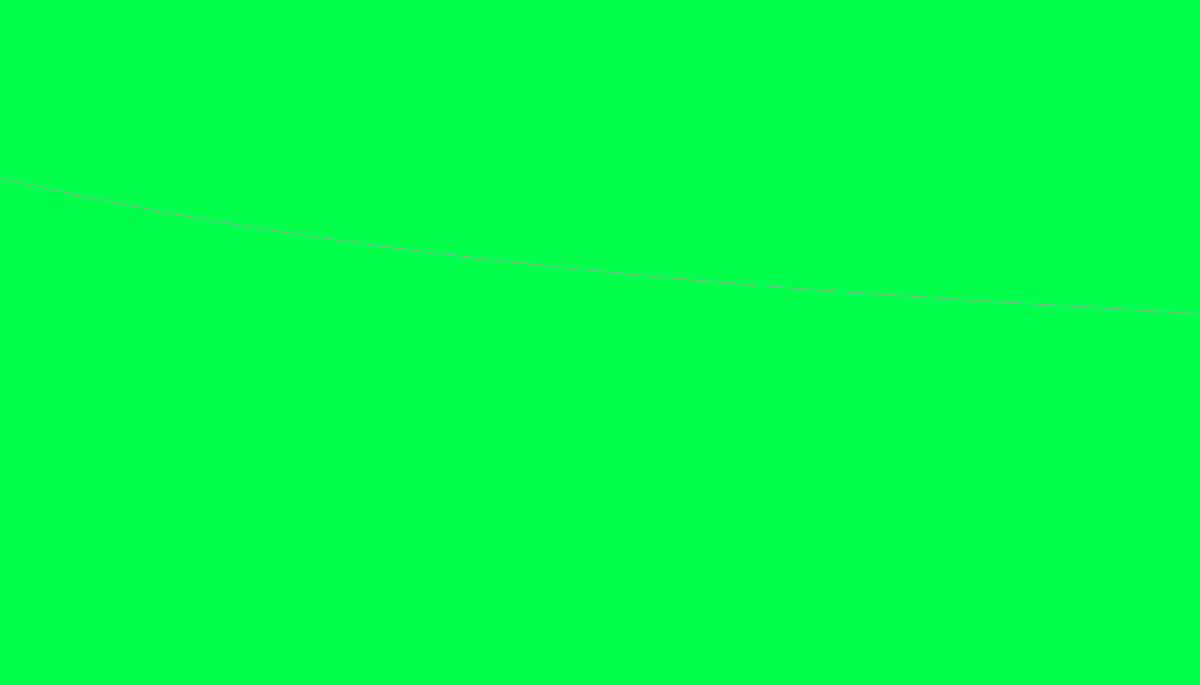
Frame 1 (no input)
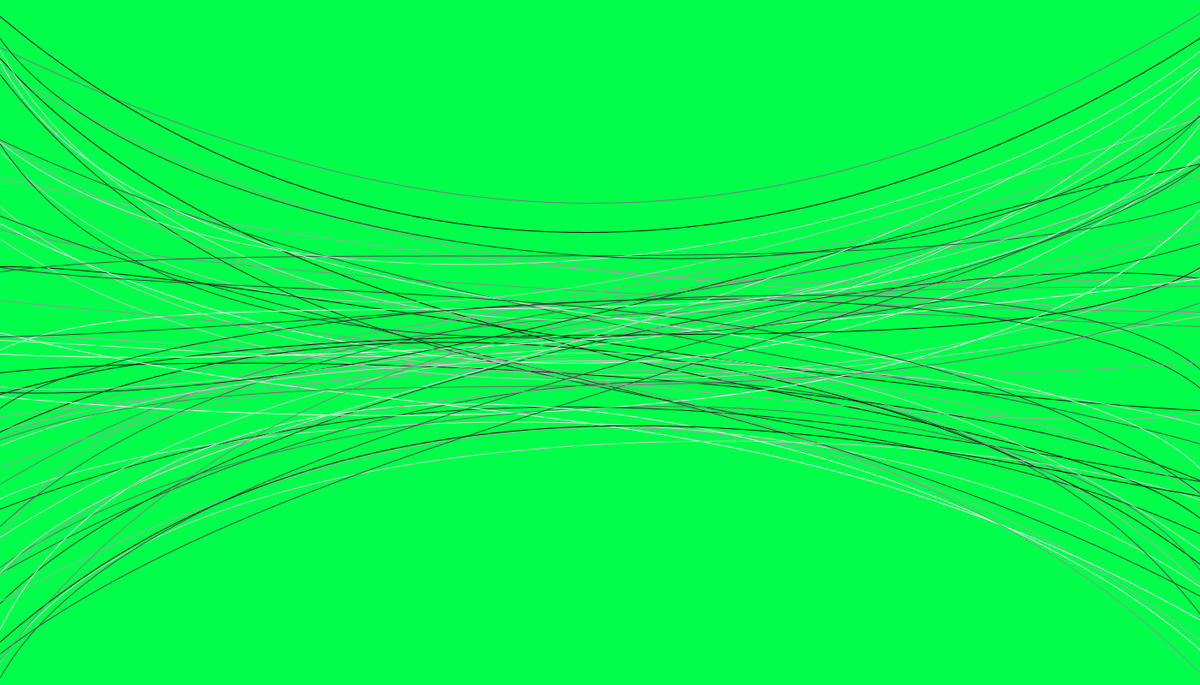
Frame 60 (the mouse pressed at the canvas centre just before this capture)
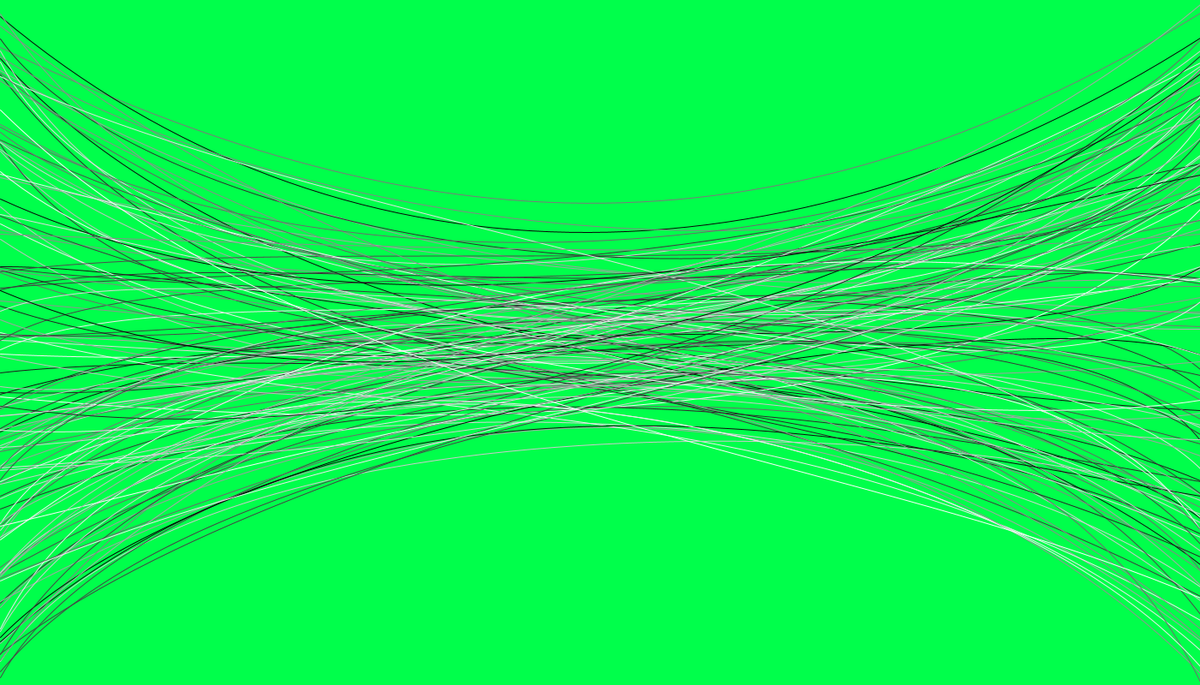
Frame 120 (the mouse held since frame 60 and released just before this capture)

The Processing sketch that drew these frames (run headless with seeded random() and noise(); from frame 60 on, the mouse is pressed at the canvas centre):

// Processing sketch: C003_AnotherBezierPattern
// ── C003_AnotherBezierPattern.pde
void setup(){
  size(1400,800);
  background(0,255,75);
  smooth();
}

void draw(){
  noFill();
  stroke(random(255));
  bezier(
  0,random(height),
  random(1*width/8,3*width/8),random(1*height/3,2*height/3),
  random(5*width/8,7*width/8),random(1*height/3,2*height/3),
  width, random(height)
  );
}
